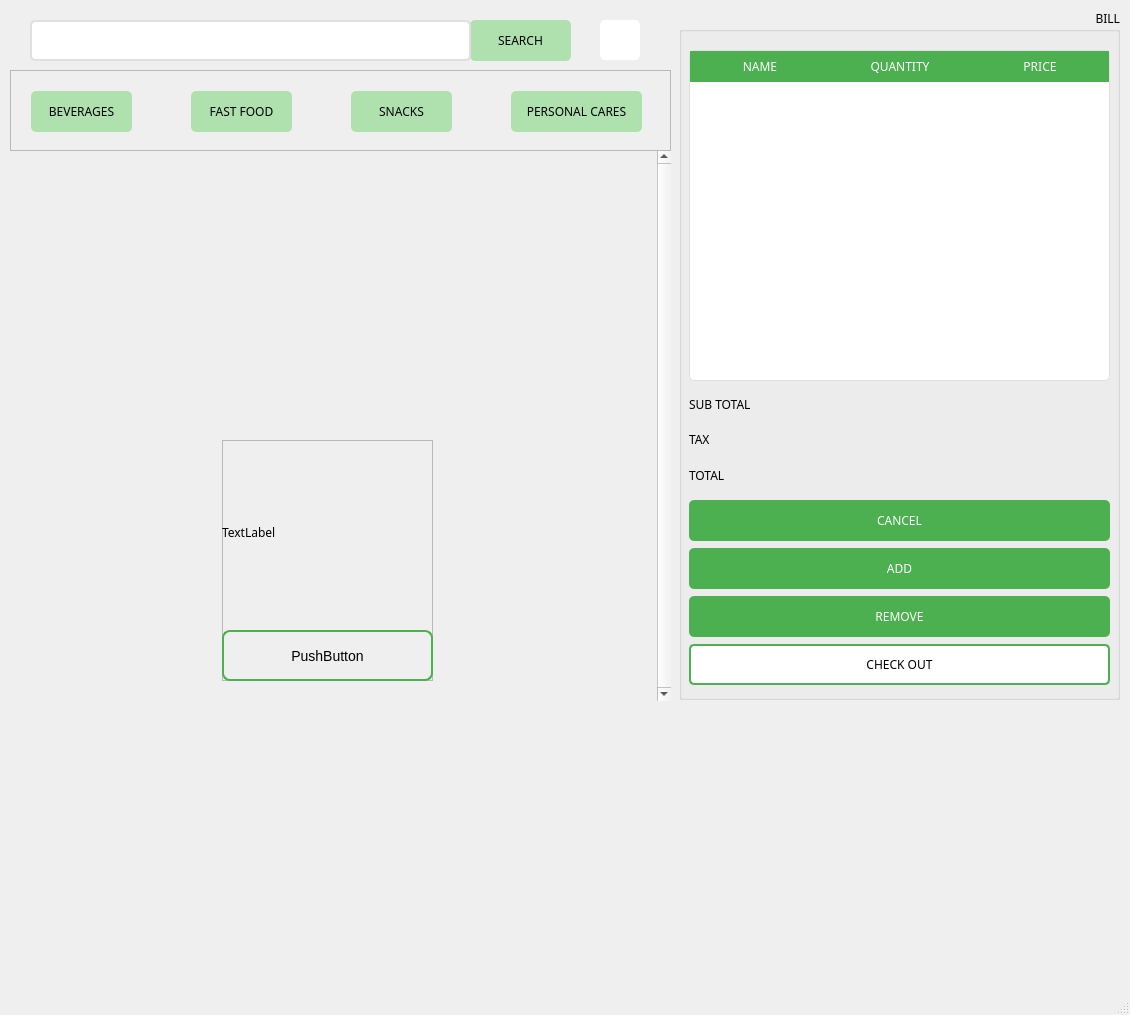
<?xml version="1.0" encoding="UTF-8"?>
<ui version="4.0">
 <class>MainWindow</class>
 <widget class="QMainWindow" name="MainWindow">
  <property name="geometry">
   <rect>
    <x>0</x>
    <y>0</y>
    <width>1130</width>
    <height>1015</height>
   </rect>
  </property>
  <property name="sizePolicy">
   <sizepolicy hsizetype="Fixed" vsizetype="Expanding">
    <horstretch>0</horstretch>
    <verstretch>0</verstretch>
   </sizepolicy>
  </property>
  <property name="font">
   <font>
    <family>Sitka Small</family>
    <pointsize>9</pointsize>
   </font>
  </property>
  <property name="windowTitle">
   <string>MainWindow</string>
  </property>
  <property name="autoFillBackground">
   <bool>false</bool>
  </property>
  <widget class="QWidget" name="centralwidget">
   <widget class="QPushButton" name="pushButton_SEARCH">
    <property name="enabled">
     <bool>true</bool>
    </property>
    <property name="geometry">
     <rect>
      <x>470</x>
      <y>20</y>
      <width>101</width>
      <height>41</height>
     </rect>
    </property>
    <property name="font">
     <font>
      <family>Sitka Small</family>
      <pointsize>9</pointsize>
     </font>
    </property>
    <property name="styleSheet">
     <string notr="true">QPushButton {
    background-color: #AFE1AF; /* Màu xanh lá */
    color: 333333 ; /* Màu chữ trắng */
    border-radius: 5px; /* Bo góc */
    padding: 10px;
}
QPushButton:hover {
    background-color: #45a049; /* Màu xanh lá đậm khi hover */
}</string>
    </property>
    <property name="text">
     <string>SEARCH</string>
    </property>
   </widget>
   <widget class="QLineEdit" name="search_bar">
    <property name="geometry">
     <rect>
      <x>30</x>
      <y>20</y>
      <width>441</width>
      <height>41</height>
     </rect>
    </property>
    <property name="styleSheet">
     <string notr="true">QLineEdit {
    border: 2px solid #E0E0E0;
    border-radius: 5px;
    padding: 5px 10px;
    font-size: 14px;
}

QLineEdit:focus {
    border: 2px solid #4CAF50;
}</string>
    </property>
   </widget>
   <widget class="QScrollArea" name="scrollArea">
    <property name="geometry">
     <rect>
      <x>10</x>
      <y>70</y>
      <width>661</width>
      <height>81</height>
     </rect>
    </property>
    <property name="styleSheet">
     <string notr="true">QScrollBar:vertical {
    border: none;
    background: #F5F7FA;
    width: 8px;
    margin: 0px 0px 0px 0px;
}

QScrollBar::handle:vertical {
    background: #4CAF50;
    border-radius: 4px;
}

QScrollBar::handle:vertical:hover {
    background: #388E3C;
}</string>
    </property>
    <property name="verticalScrollBarPolicy">
     <enum>Qt::ScrollBarAlwaysOff</enum>
    </property>
    <property name="sizeAdjustPolicy">
     <enum>QAbstractScrollArea::AdjustIgnored</enum>
    </property>
    <property name="widgetResizable">
     <bool>true</bool>
    </property>
    <widget class="QWidget" name="scrollContent1">
     <property name="geometry">
      <rect>
       <x>0</x>
       <y>0</y>
       <width>659</width>
       <height>79</height>
      </rect>
     </property>
     <widget class="QPushButton" name="pushButton_Beverages">
      <property name="geometry">
       <rect>
        <x>20</x>
        <y>20</y>
        <width>101</width>
        <height>41</height>
       </rect>
      </property>
      <property name="font">
       <font>
        <family>Sitka Small</family>
        <pointsize>9</pointsize>
       </font>
      </property>
      <property name="styleSheet">
       <string notr="true">QPushButton {
    background-color: #AFE1AF; /* Màu xanh lá */
    color: 333333 ; /* Màu chữ trắng */
    border-radius: 5px; /* Bo góc */
    padding: 10px;
}
QPushButton:hover {
    background-color: #45a049; /* Màu xanh lá đậm khi hover */
}</string>
      </property>
      <property name="text">
       <string>BEVERAGES</string>
      </property>
     </widget>
     <widget class="QPushButton" name="pushButton_FastFood">
      <property name="geometry">
       <rect>
        <x>180</x>
        <y>20</y>
        <width>101</width>
        <height>41</height>
       </rect>
      </property>
      <property name="font">
       <font>
        <family>Sitka Small</family>
        <pointsize>9</pointsize>
       </font>
      </property>
      <property name="styleSheet">
       <string notr="true">QPushButton {
    background-color: #AFE1AF; /* Màu xanh lá */
    color: 333333 ; /* Màu chữ trắng */
    border-radius: 5px; /* Bo góc */
    padding: 10px;
}
QPushButton:hover {
    background-color: #45a049; /* Màu xanh lá đậm khi hover */
}</string>
      </property>
      <property name="text">
       <string>FAST FOOD</string>
      </property>
     </widget>
     <widget class="QPushButton" name="pushButton_Snacks">
      <property name="geometry">
       <rect>
        <x>340</x>
        <y>20</y>
        <width>101</width>
        <height>41</height>
       </rect>
      </property>
      <property name="font">
       <font>
        <family>Sitka Small</family>
        <pointsize>9</pointsize>
       </font>
      </property>
      <property name="styleSheet">
       <string notr="true">QPushButton {
    background-color: #AFE1AF; /* Màu xanh lá */
    color: 333333 ; /* Màu chữ trắng */
    border-radius: 5px; /* Bo góc */
    padding: 10px;
}
QPushButton:hover {
    background-color: #45a049; /* Màu xanh lá đậm khi hover */
}</string>
      </property>
      <property name="text">
       <string>SNACKS</string>
      </property>
     </widget>
     <widget class="QPushButton" name="pushButton_PersonalCares">
      <property name="geometry">
       <rect>
        <x>500</x>
        <y>20</y>
        <width>131</width>
        <height>41</height>
       </rect>
      </property>
      <property name="font">
       <font>
        <family>Sitka Small</family>
        <pointsize>9</pointsize>
       </font>
      </property>
      <property name="styleSheet">
       <string notr="true">QPushButton {
    background-color: #AFE1AF; /* Màu xanh lá */
    color: 333333 ; /* Màu chữ trắng */
    border-radius: 5px; /* Bo góc */
    padding: 10px;
}
QPushButton:hover {
    background-color: #45a049; /* Màu xanh lá đậm khi hover */
}</string>
      </property>
      <property name="text">
       <string>PERSONAL CARES</string>
      </property>
     </widget>
    </widget>
   </widget>
   <widget class="QGroupBox" name="groupBox">
    <property name="geometry">
     <rect>
      <x>679</x>
      <y>9</y>
      <width>441</width>
      <height>691</height>
     </rect>
    </property>
    <property name="font">
     <font>
      <pointsize>9</pointsize>
     </font>
    </property>
    <property name="title">
     <string>BILL</string>
    </property>
    <property name="alignment">
     <set>Qt::AlignRight|Qt::AlignTop|Qt::AlignTrailing</set>
    </property>
    <property name="flat">
     <bool>true</bool>
    </property>
    <property name="checkable">
     <bool>false</bool>
    </property>
    <widget class="QTableWidget" name="cart_table">
     <property name="geometry">
      <rect>
       <x>10</x>
       <y>41</y>
       <width>421</width>
       <height>331</height>
      </rect>
     </property>
     <property name="styleSheet">
      <string notr="true">QTableWidget {
    background: white;
    border-radius: 5px;
    border: 1px solid #E0E0E0;
    gridline-color: #E0E0E0;
}

QTableWidget::item {
    padding: 8px;
}

QHeaderView::section {
    background: #4CAF50;
    color: white;
    padding: 5px;
    border: none;
}</string>
     </property>
     <property name="frameShape">
      <enum>QFrame::NoFrame</enum>
     </property>
     <property name="verticalScrollBarPolicy">
      <enum>Qt::ScrollBarAsNeeded</enum>
     </property>
     <property name="horizontalScrollBarPolicy">
      <enum>Qt::ScrollBarAlwaysOff</enum>
     </property>
     <property name="sizeAdjustPolicy">
      <enum>QAbstractScrollArea::AdjustToContents</enum>
     </property>
     <property name="autoScrollMargin">
      <number>26</number>
     </property>
     <property name="selectionMode">
      <enum>QAbstractItemView::MultiSelection</enum>
     </property>
     <property name="selectionBehavior">
      <enum>QAbstractItemView::SelectRows</enum>
     </property>
     <attribute name="horizontalHeaderCascadingSectionResizes">
      <bool>false</bool>
     </attribute>
     <attribute name="horizontalHeaderDefaultSectionSize">
      <number>140</number>
     </attribute>
     <attribute name="horizontalHeaderStretchLastSection">
      <bool>true</bool>
     </attribute>
     <attribute name="verticalHeaderDefaultSectionSize">
      <number>31</number>
     </attribute>
     <attribute name="verticalHeaderHighlightSections">
      <bool>false</bool>
     </attribute>
     <attribute name="verticalHeaderMinimumSectionSize">
      <number>31</number>
     </attribute>
     <column>
      <property name="text">
       <string>NAME</string>
      </property>
     </column>
     <column>
      <property name="text">
       <string>QUANTITY</string>
      </property>
     </column>
     <column>
      <property name="text">
       <string>PRICE</string>
      </property>
     </column>
    </widget>
    <widget class="QWidget" name="verticalLayoutWidget">
     <property name="geometry">
      <rect>
       <x>10</x>
       <y>490</y>
       <width>421</width>
       <height>191</height>
      </rect>
     </property>
     <layout class="QVBoxLayout" name="verticalLayout">
      <item>
       <widget class="QPushButton" name="pushButton_ADD_2">
        <property name="sizePolicy">
         <sizepolicy hsizetype="Preferred" vsizetype="Preferred">
          <horstretch>0</horstretch>
          <verstretch>0</verstretch>
         </sizepolicy>
        </property>
        <property name="maximumSize">
         <size>
          <width>439</width>
          <height>41</height>
         </size>
        </property>
        <property name="font">
         <font>
          <family>Sitka Small</family>
          <pointsize>9</pointsize>
         </font>
        </property>
        <property name="styleSheet">
         <string notr="true">QPushButton {
    background-color: #4CAF50; /* Màu xanh lá */
    color: white; /* Màu chữ trắng */
    border-radius: 5px; /* Bo góc */
    padding: 10px;
}
QPushButton:hover {
    background-color: #45a049; /* Màu xanh lá đậm khi hover */
}
QPushButton:pressed {
    background-color: #388E3C;
}
</string>
        </property>
        <property name="text">
         <string>CANCEL</string>
        </property>
       </widget>
      </item>
      <item>
       <widget class="QPushButton" name="pushButton_ADD">
        <property name="sizePolicy">
         <sizepolicy hsizetype="Preferred" vsizetype="Preferred">
          <horstretch>0</horstretch>
          <verstretch>0</verstretch>
         </sizepolicy>
        </property>
        <property name="maximumSize">
         <size>
          <width>439</width>
          <height>41</height>
         </size>
        </property>
        <property name="font">
         <font>
          <family>Sitka Small</family>
          <pointsize>9</pointsize>
         </font>
        </property>
        <property name="styleSheet">
         <string notr="true">QPushButton {
    background-color: #4CAF50; /* Màu xanh lá */
    color: white; /* Màu chữ trắng */
    border-radius: 5px; /* Bo góc */
    padding: 10px;
}
QPushButton:hover {
    background-color: #45a049; /* Màu xanh lá đậm khi hover */
}
QPushButton:pressed {
    background-color: #388E3C;
}
</string>
        </property>
        <property name="text">
         <string>ADD</string>
        </property>
       </widget>
      </item>
      <item>
       <widget class="QPushButton" name="pushButton_REMOVE">
        <property name="maximumSize">
         <size>
          <width>439</width>
          <height>41</height>
         </size>
        </property>
        <property name="font">
         <font>
          <family>Sitka Small</family>
          <pointsize>9</pointsize>
         </font>
        </property>
        <property name="styleSheet">
         <string notr="true">QPushButton {
    background-color: #4CAF50; /* Màu xanh lá */
    color: white; /* Màu chữ trắng */
    border-radius: 5px; /* Bo góc */
    padding: 10px;
}
QPushButton:hover {
    background-color: #45a049; /* Màu xanh lá đậm khi hover */
}
QPushButton:pressed {
    background-color: #388E3C;
}
</string>
        </property>
        <property name="text">
         <string>REMOVE</string>
        </property>
       </widget>
      </item>
      <item>
       <widget class="QPushButton" name="pushButton_CHECKOUT">
        <property name="maximumSize">
         <size>
          <width>439</width>
          <height>41</height>
         </size>
        </property>
        <property name="font">
         <font>
          <family>Sitka Small</family>
          <pointsize>9</pointsize>
         </font>
        </property>
        <property name="styleSheet">
         <string notr="true">QPushButton {
    background-color: white; /* Màu xanh lá */
	border: 2px solid #4CAF50;
    color: black
; /* Màu chữ trắng */
    border-radius: 5px; /* Bo góc */
    padding: 10px;
}
QPushButton:hover {
    background-color: #45a049; /* Màu xanh lá đậm khi hover */
}
QPushButton:pressed {
    background-color: #388E3C;
}

</string>
        </property>
        <property name="text">
         <string>CHECK OUT</string>
        </property>
       </widget>
      </item>
     </layout>
    </widget>
    <widget class="QWidget" name="verticalLayoutWidget_3">
     <property name="geometry">
      <rect>
       <x>10</x>
       <y>380</y>
       <width>211</width>
       <height>101</height>
      </rect>
     </property>
     <layout class="QVBoxLayout" name="verticalLayout_3">
      <item>
       <layout class="QVBoxLayout" name="verticalLayout_8">
        <item>
         <widget class="QLabel" name="label">
          <property name="text">
           <string>SUB TOTAL</string>
          </property>
         </widget>
        </item>
        <item>
         <widget class="QLabel" name="label_2">
          <property name="text">
           <string>TAX</string>
          </property>
         </widget>
        </item>
        <item>
         <widget class="QLabel" name="label_5">
          <property name="text">
           <string>TOTAL</string>
          </property>
         </widget>
        </item>
       </layout>
      </item>
     </layout>
    </widget>
    <widget class="QWidget" name="verticalLayoutWidget_4">
     <property name="geometry">
      <rect>
       <x>220</x>
       <y>380</y>
       <width>211</width>
       <height>101</height>
      </rect>
     </property>
     <layout class="QVBoxLayout" name="verticalLayout_7">
      <item>
       <layout class="QVBoxLayout" name="verticalLayout_9">
        <item>
         <widget class="QLabel" name="label_subtotal">
          <property name="text">
           <string/>
          </property>
         </widget>
        </item>
        <item>
         <widget class="QLabel" name="label_tax">
          <property name="text">
           <string/>
          </property>
         </widget>
        </item>
        <item>
         <widget class="QLabel" name="label_total">
          <property name="text">
           <string/>
          </property>
         </widget>
        </item>
       </layout>
      </item>
     </layout>
    </widget>
   </widget>
   <widget class="QScrollArea" name="scrollArea_products">
    <property name="geometry">
     <rect>
      <x>10</x>
      <y>150</y>
      <width>661</width>
      <height>551</height>
     </rect>
    </property>
    <property name="frameShape">
     <enum>QFrame::NoFrame</enum>
    </property>
    <property name="frameShadow">
     <enum>QFrame::Raised</enum>
    </property>
    <property name="lineWidth">
     <number>3</number>
    </property>
    <property name="verticalScrollBarPolicy">
     <enum>Qt::ScrollBarAlwaysOn</enum>
    </property>
    <property name="horizontalScrollBarPolicy">
     <enum>Qt::ScrollBarAlwaysOff</enum>
    </property>
    <property name="sizeAdjustPolicy">
     <enum>QAbstractScrollArea::AdjustToContents</enum>
    </property>
    <property name="widgetResizable">
     <bool>true</bool>
    </property>
    <widget class="QWidget" name="scrollContent2">
     <property name="enabled">
      <bool>true</bool>
     </property>
     <property name="geometry">
      <rect>
       <x>0</x>
       <y>0</y>
       <width>648</width>
       <height>551</height>
      </rect>
     </property>
     <property name="autoFillBackground">
      <bool>true</bool>
     </property>
     <widget class="QWidget" name="gridLayoutWidget">
      <property name="geometry">
       <rect>
        <x>20</x>
        <y>-30</y>
        <width>601</width>
        <height>881</height>
       </rect>
      </property>
      <layout class="QGridLayout" name="productContainer">
       <property name="sizeConstraint">
        <enum>QLayout::SetMinimumSize</enum>
       </property>
       <property name="leftMargin">
        <number>5</number>
       </property>
       <property name="topMargin">
        <number>0</number>
       </property>
       <property name="rightMargin">
        <number>10</number>
       </property>
       <property name="horizontalSpacing">
        <number>5</number>
       </property>
       <property name="verticalSpacing">
        <number>10</number>
       </property>
       <item row="0" column="0">
        <widget class="QFrame" name="productTemplate">
         <property name="enabled">
          <bool>true</bool>
         </property>
         <property name="sizePolicy">
          <sizepolicy hsizetype="Fixed" vsizetype="Fixed">
           <horstretch>0</horstretch>
           <verstretch>0</verstretch>
          </sizepolicy>
         </property>
         <property name="maximumSize">
          <size>
           <width>211</width>
           <height>241</height>
          </size>
         </property>
         <property name="frameShape">
          <enum>QFrame::StyledPanel</enum>
         </property>
         <property name="frameShadow">
          <enum>QFrame::Raised</enum>
         </property>
         <widget class="QWidget" name="verticalLayoutWidget_2">
          <property name="geometry">
           <rect>
            <x>0</x>
            <y>0</y>
            <width>211</width>
            <height>241</height>
           </rect>
          </property>
          <layout class="QVBoxLayout" name="verticalLayout_2">
           <item>
            <widget class="QLabel" name="label_image">
             <property name="maximumSize">
              <size>
               <width>211</width>
               <height>190</height>
              </size>
             </property>
             <property name="autoFillBackground">
              <bool>false</bool>
             </property>
             <property name="text">
              <string>TextLabel</string>
             </property>
             <property name="wordWrap">
              <bool>true</bool>
             </property>
            </widget>
           </item>
           <item>
            <widget class="QPushButton" name="pushButton_product">
             <property name="sizePolicy">
              <sizepolicy hsizetype="Minimum" vsizetype="Expanding">
               <horstretch>211</horstretch>
               <verstretch>51</verstretch>
              </sizepolicy>
             </property>
             <property name="maximumSize">
              <size>
               <width>211</width>
               <height>51</height>
              </size>
             </property>
             <property name="font">
              <font>
               <pointsize>-1</pointsize>
              </font>
             </property>
             <property name="styleSheet">
              <string notr="true">QPushButton {
    background-color: transparent; /* Loại bỏ màu nền */
    border: 2px solid #4CAF50; /* Viền màu xanh lá */
    color: black; /* Màu chữ */
    font-size: 14px;
    border-radius: 8px; /* Bo góc */
    padding: 8px 15px;
}

QPushButton:hover {
    border: 2px solid #388E3C; /* Viền đậm hơn khi hover */
    color: #388E3C; /* Màu chữ thay đổi khi hover */
}

QPushButton:pressed {
    border: 2px solid #1B5E20; /* Viền đậm hơn khi bấm */
    color: #1B5E20;
}</string>
             </property>
             <property name="text">
              <string>PushButton</string>
             </property>
            </widget>
           </item>
          </layout>
         </widget>
        </widget>
       </item>
      </layout>
     </widget>
    </widget>
   </widget>
   <widget class="QPushButton" name="pushButton_icon">
    <property name="geometry">
     <rect>
      <x>600</x>
      <y>20</y>
      <width>40</width>
      <height>40</height>
     </rect>
    </property>
    <property name="styleSheet">
     <string notr="true">QPushButton {
    background-color: #ffffff; /* Màu xanh lá */
    color: black; /* Màu chữ trắng */
    border-radius: 5px; /* Bo góc */
    padding: 10px;
}
QPushButton:hover {
    background-color: #45a049; /* Màu xanh lá đậm khi hover */
}</string>
    </property>
    <property name="text">
     <string/>
    </property>
    <property name="iconSize">
     <size>
      <width>30</width>
      <height>30</height>
     </size>
    </property>
   </widget>
   <zorder>scrollArea_products</zorder>
   <zorder>pushButton_SEARCH</zorder>
   <zorder>search_bar</zorder>
   <zorder>scrollArea</zorder>
   <zorder>groupBox</zorder>
   <zorder>pushButton_icon</zorder>
  </widget>
  <widget class="QMenuBar" name="menubar">
   <property name="geometry">
    <rect>
     <x>0</x>
     <y>0</y>
     <width>1130</width>
     <height>15</height>
    </rect>
   </property>
  </widget>
  <widget class="QStatusBar" name="statusbar"/>
 </widget>
 <resources/>
 <connections/>
</ui>
